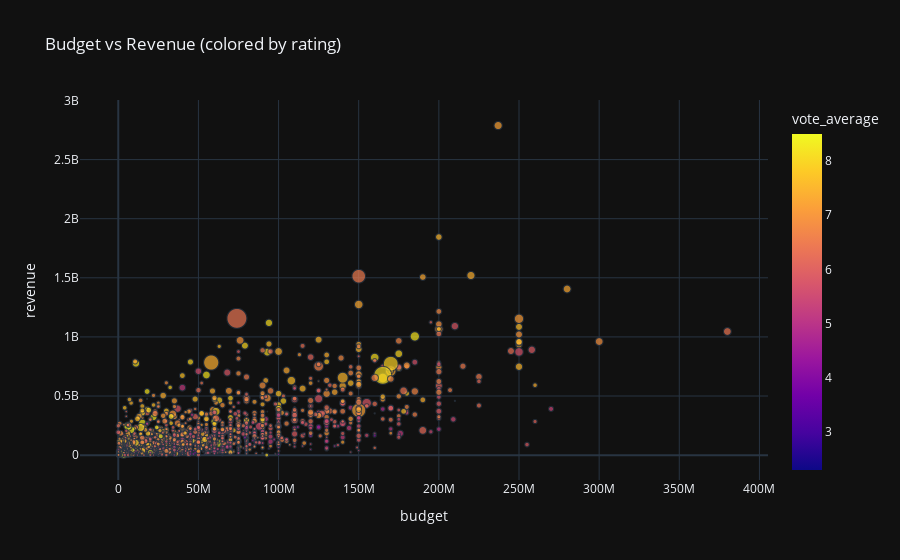

Notebook source saved alongside this figure:
### Code cell
fig = px.scatter(
    df_clean, x="budget", y="revenue",
    color="vote_average", size="popularity",
    title="Budget vs Revenue (colored by rating)"
)
fig.show()

### Figure 1 — Plotly figure (JSON) as saved in the notebook; plotly's stock layout.template omitted (floating-point values rounded to 4 significant figures; data arrays with more than 128 entries replaced by an {"elided": "..."} marker saying what was removed)
{"data": [{"hovertemplate": "budget=%{x}<br>revenue=%{y}<br>popularity=%{marker.size}<br>vote_average=%{marker.color}<extra></extra>", "legendgroup": "", "marker": {"color": {"elided": "3227 float values"}, "coloraxis": "coloraxis", "size": {"elided": "3227 float values"}, "sizemode": "area", "sizeref": 2.189, "symbol": "circle"}, "mode": "markers", "name": "", "showlegend": false, "x": {"elided": "3227 float values"}, "xaxis": "x", "y": {"elided": "3227 float values"}, "yaxis": "y", "type": "scattergl"}], "layout": {"xaxis": {"anchor": "y", "domain": [0.0, 1.0], "title": {"text": "budget"}}, "yaxis": {"anchor": "x", "domain": [0.0, 1.0], "title": {"text": "revenue"}}, "coloraxis": {"colorbar": {"title": {"text": "vote_average"}}, "colorscale": [[0.0, "#0d0887"], [0.1111, "#46039f"], [0.2222, "#7201a8"], [0.3333, "#9c179e"], [0.4444, "#bd3786"], [0.5556, "#d8576b"], [0.6667, "#ed7953"], [0.7778, "#fb9f3a"], [0.8889, "#fdca26"], [1.0, "#f0f921"]]}, "legend": {"tracegroupgap": 0, "itemsizing": "constant"}, "title": {"text": "Budget vs Revenue (colored by rating)"}}}
